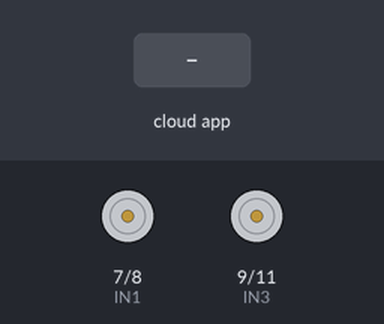
The sketch below on a simulated Arduino Uno, built with avr-gcc and run on an emulated ATmega328P. On the bench: motor-driver pin pairs drawn as motors (green arrow = first pin HIGH = forward, orange = second pin HIGH = backward, longer = more drive, scaled by the enable pin). Inputs (shaded band) come from the test bench. The ROS host is connected and sends only what is stated.

Above: at 1.2 s.
1.3 s: the phone or cloud app sets linear.x to -100
At 1.6 s:
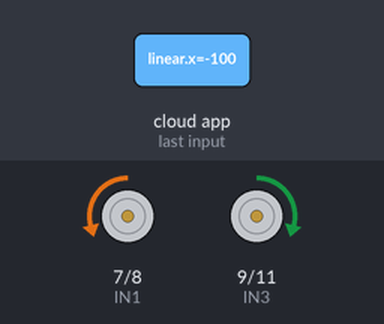
2.8 s: the phone or cloud app sets linear.x to 0
At 3.9 s:
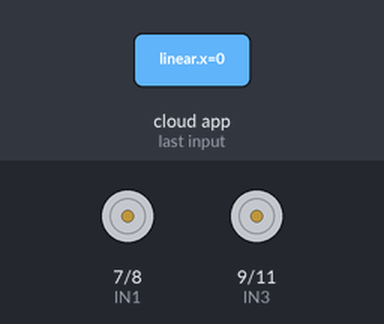
4.3 s: the phone or cloud app sets angular.z to -100
At 5.1 s:
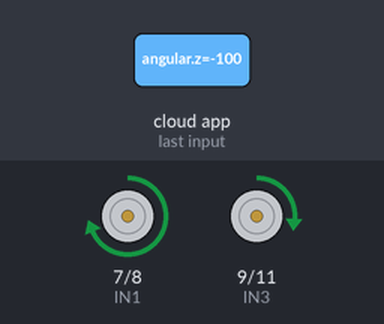
5.8 s: the phone or cloud app sets angular.z to 0
At 6.2 s:
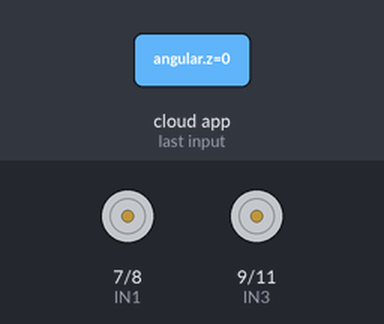
7.3 s: the phone or cloud app sets linear.x to 100
At 8.5 s:
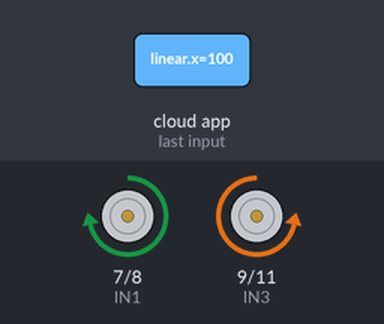
8.8 s: the phone or cloud app sets angular.z to 100
At 9.7 s:
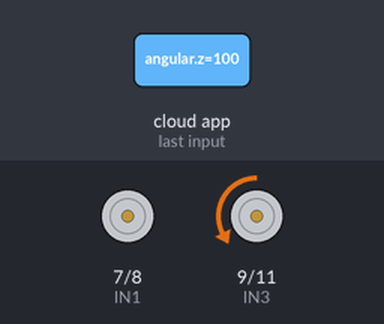
Timing chart, 0 to 11.3 s (numbered marks = the images above; inputs shaded):
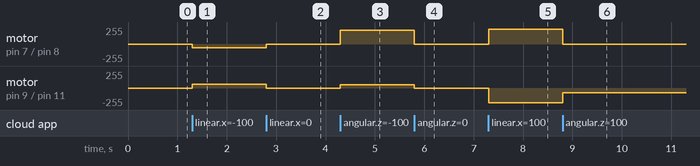

Measured:
- after the input at 1.3 s, motor on pin 7 (IN1) / pin 8 (IN2): stopped → backward 58/255 at once; motor on pin 9 (IN3) / pin 11 (IN4): stopped → forward 58/255 at once
- after the input at 2.8 s, motor on pin 7 (IN1) / pin 8 (IN2): backward 58/255 → stopped at once; motor on pin 9 (IN3) / pin 11 (IN4): forward 58/255 → stopped at once
- after the input at 4.3 s, motor on pin 7 (IN1) / pin 8 (IN2): stopped → forward 209/255 at once; motor on pin 9 (IN3) / pin 11 (IN4): stopped → forward 47/255 at once
- after the input at 5.8 s, motor on pin 7 (IN1) / pin 8 (IN2): forward 209/255 → stopped at once; motor on pin 9 (IN3) / pin 11 (IN4): forward 47/255 → stopped at once
- after the input at 7.3 s, motor on pin 7 (IN1) / pin 8 (IN2): stopped → forward 220/255 at once; motor on pin 9 (IN3) / pin 11 (IN4): stopped → backward 220/255 at once
- after the input at 8.8 s, motor on pin 7 (IN1) / pin 8 (IN2): forward 220/255 → stopped at once; motor on pin 9 (IN3) / pin 11 (IN4): backward 220/255 → backward 72/255 at once

The sketch:

elegoo_car_cmd_vel.ino
```cpp
// ------------------ Arduino Headers -------------
#include <ArduinoHardware.h>

// ------------------ ROS Headers -----------------
#include <ros.h>
#include <std_msgs/Float32.h>
#include <geometry_msgs/Twist.h>

// -------------------- Global declarations -------------------

// Ports for H BridgeBCON
#define ENA 5
#define ENB 6
#define IN1 7
#define IN2 8
#define IN3 9
#define IN4 11

// Declaration of node handler
ros::NodeHandle  nh;

// ----------------------- FUNCTION DECLARATIONS --------------------

/**
 * Callback for processing command velocities
 *
 * @param mov_msg Geometry message of type twist, the main interst
 * results in the linear.x and angular.z atributes.
 */
void cmd_callback(const geometry_msgs::Twist& mov_msg)
{
  float Setpoint_r, Setpoint_l, x, z;
  bool wtf;
  float w = 0.2;
  int escaling = 220;
  x = mov_msg.linear.x;
  if(x > 1.2)
  {
    x = 1.2;
  }
  if(z > 1.2)
  {
    z = 1.2;
  }
  z = mov_msg.angular.z;
  if(!(x==0 && z==0))
  {
    wtf=false;
    Setpoint_r = x + (z * w / 2.0)/0.1;
    Setpoint_l = x - (z * w / 2.0)/0.1;
  }
  else
  {
    wtf=true;
    Setpoint_l = 0;
    Setpoint_r = 0;
  }

  // Validate if the velocity is greater that zero
  if(wtf)
  {
    digitalWrite(IN1, LOW);
    digitalWrite(IN2, LOW);
    digitalWrite(IN3, LOW);
    digitalWrite(IN4, LOW);
  }
  else // Ohterwise assign the case and move
  {
    if(x > 0 && z==0) // Only Forward
    {
      analogWrite(ENB, Setpoint_l*escaling);
      analogWrite(ENA, Setpoint_r*escaling);
      digitalWrite(IN1, HIGH);
      digitalWrite(IN2, LOW);
      digitalWrite(IN3, LOW);
      digitalWrite(IN4, HIGH);
      nh.loginfo("Forward!");
    }
    else if(x < 0 && z==0)  // Only Backwards
    {
      analogWrite(ENB, Setpoint_l*escaling*0.9);
      analogWrite(ENA, Setpoint_r*escaling*0.9);
      digitalWrite(IN1,LOW);
      digitalWrite(IN2,HIGH);
      digitalWrite(IN3,HIGH);
      digitalWrite(IN4,LOW);
      nh.loginfo("Backward!");
    }
    else if(x == 0 && z > 0) // Only Left
    {
      analogWrite(ENA, Setpoint_l*escaling*0.95);
      analogWrite(ENB, Setpoint_r*escaling*0.95);
      digitalWrite(IN1, LOW);
      digitalWrite(IN2, HIGH);
      digitalWrite(IN3, LOW);
      digitalWrite(IN4, HIGH);
      nh.loginfo("Left!");
    }
    else if(x == 0 && z <  0) // Only Right
    {
      analogWrite(ENA, Setpoint_l*escaling*0.95);
      analogWrite(ENB, Setpoint_r*escaling*0.95);
      digitalWrite(IN1, HIGH);
      digitalWrite(IN2, LOW);
      digitalWrite(IN3, HIGH);
      digitalWrite(IN4, LOW);
      nh.loginfo("Right!");
    }
    else if(x > 0 && z < 0) // Forward and right
    {
      analogWrite(ENB, Setpoint_l*escaling*1.3);
      analogWrite(ENA, Setpoint_r*escaling*-1);
      digitalWrite(IN1, HIGH);
      digitalWrite(IN2, LOW);
      digitalWrite(IN3, HIGH);
      digitalWrite(IN4, LOW);
      nh.loginfo("Forward and right!");
    }
    else if(x > 0 && z > 0) // Forward and left
    {
      analogWrite(ENA, Setpoint_l*escaling*1.3);
      analogWrite(ENB, Setpoint_r*escaling*-1);
      digitalWrite(IN1, LOW);
      digitalWrite(IN2, HIGH);
      digitalWrite(IN3, LOW);
      digitalWrite(IN4, HIGH);
      nh.loginfo("Forward and left!");
    }
    /*else if(x < 0 && z < 0) // Back and right
    {
      analogWrite(ENA, Setpoint_l*escaling*1.1);
      analogWrite(ENB, Setpoint_r*escaling*-1.3);
      digitalWrite(IN1, HIGH);
      digitalWrite(IN2, LOW);
      digitalWrite(IN3, HIGH);
      digitalWrite(IN4, LOW);
      nh.loginfo("Backward and right!");
    }
    else if(x < 0 && z > 0) // Back and left
    {
      analogWrite(ENB, Setpoint_l*200*-1.3);
      analogWrite(ENA, Setpoint_r*200*1.1);
      digitalWrite(IN1, LOW);
      digitalWrite(IN2, HIGH);
      digitalWrite(IN3, LOW);
      digitalWrite(IN4, HIGH);
      nh.loginfo("Backward and left!");
    }*/
  }
}// /cmd_vel subscriber
ros::Subscriber<geometry_msgs::Twist> sub("/cmd_vel", &cmd_callback);

// ----------------------- MAIN PROGRAM -------------------------

void setup()
{
  // Configure the give ports of the motor
  pinMode(IN1,OUTPUT);
  pinMode(IN2,OUTPUT);
  pinMode(IN3,OUTPUT);
  pinMode(IN4,OUTPUT);
  pinMode(ENA,OUTPUT);
  pinMode(ENB,OUTPUT);

  // Initialize communication and subscribe by using /cmd_vel
  nh.initNode();
  nh.subscribe(sub);
}

void loop()
{
  nh.spinOnce();
}
```
